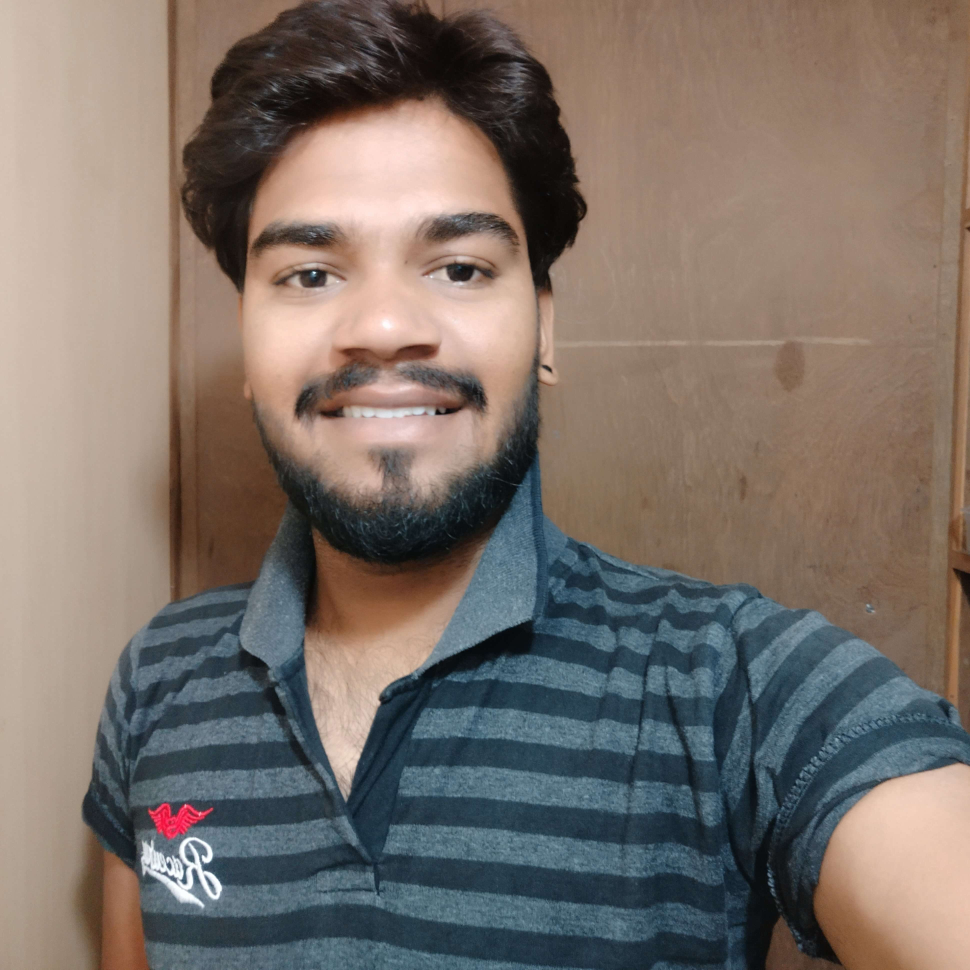
#> input picture harish.jpg, 3880 x 3880 px (shown at 1/4 size)
$ python Image_cropping.py
#> lines starting #> are read from the running program, lines starting #| are printed output that depends on the picture
import cv2

img = cv2.imread("harish.jpg")
#> img is the input picture: shape (3880, 3880, 3); mean B, G, R 105.1, 112.5, 123.4
image = cv2.resize(img,(600,600))
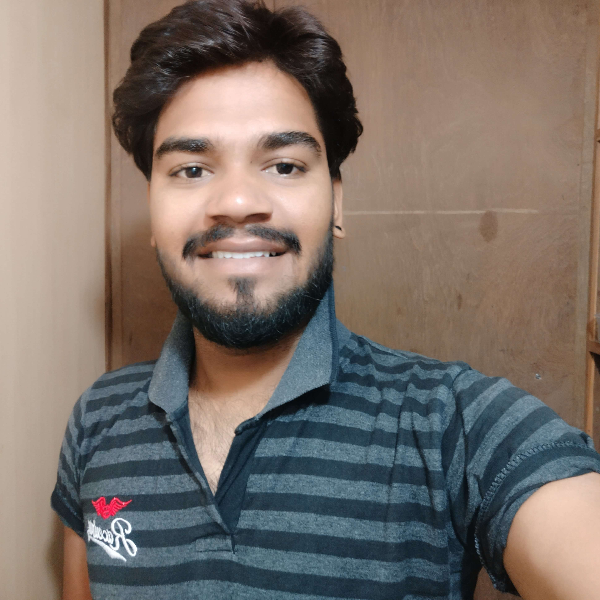
#> image: shape (600, 600, 3); mean B, G, R 105, 112.4, 123.4
height,width = image.shape[:2]
#> height = 600; width = 600
s_row,s_col = int(height*.25),int(width*.25)
#> s_row = 150; s_col = 150
e_row,e_col = int(height*.75),int(width*.75)
#> e_row = 450; e_col = 450
cropped = img[s_row:e_row,s_col:e_col]
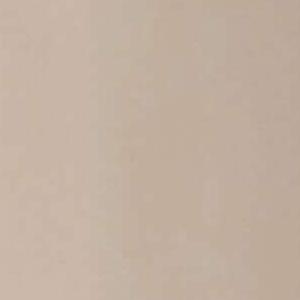
#> cropped: shape (300, 300, 3); mean B, G, R 161.1, 176.4, 194.8
cv2.imshow("Orignal iMage",image)
cv2.imshow("Cropping iMage",cropped)
cv2.waitKey(0)
cv2.destroyAllWindows()
